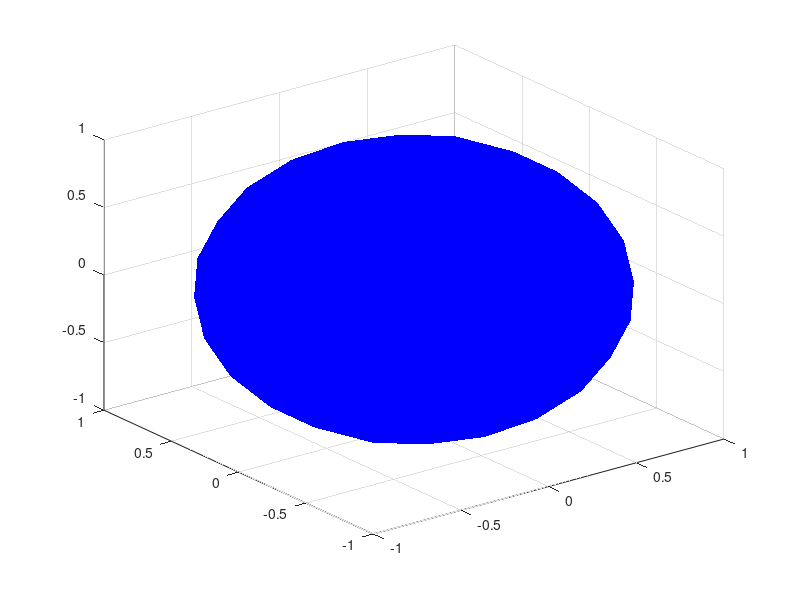

MATLAB code to generate this figure:
function transparent_sphere(midpoint,radius,color,opaqueness)

if ~exist('opaqueness','var') || isempty(opaqueness) % default is an opaque sphere
    opaqueness = 1;
end

if ~exist('color','var') || isempty(color) % default color is blue
    color = [0,0,1];
end

if ~exist('radius','var') || isempty(radius) % default radius is 1
    radius = 1;
end

if ~exist('midpoint','var') || isempty(midpoint)
    midpoint = [0,0,0];
end

[x,y,z,t] = point2trisphere(midpoint,radius,2);
obj = trisurf(t,x,y,z);
set(obj, 'FaceColor', color, 'EdgeColor', 'none','FaceLighting','gouraud','Clipping','off');
set(obj, 'CDataMapping','direct','AlphaDataMapping','none','FaceAlpha',opaqueness);

function [x,y,z,t] = point2trisphere(coor,radius,n)
% Creates a triangulated sphere centered at coordinates coor with radius r
% function is just a wrapper for BuildSphere by Luigi Giaccari
%
% coor      [x0,y0,z0] coordinate vector of the center of the sphere
% radius    radius of the sphere
% n         optional quality number, between 0 and inf, be careful, number
%           of points grows dramatically with increasing n, defaults to 1 
%
% x,y,z     coordinates of triangle vertices
% t         face matrix for calling trisurf, use as
%           trisurf(t,p(:,1),p(:,2),p(:,3))
%
% G. Jeschke, 2009

if ~exist('n','var') || isempty(n)
    n = 2;
end

[p,t] = BuildSphere(n);

p=radius*p;
offset=ones(size(p(:,1)));
x=p(:,1)+coor(1)*offset;
y=p(:,2)+coor(2)*offset;
z=p(:,3)+coor(3)*offset;
function [p,t]=BuildSphere(n)
%BUILDSPHERE: Returns the triangulated model of a sphere using the
%icosaedron subdivision method.
%
%INPUT: 
%n (integer number) indicates the number of subdivisions,
% it can assumes values between 0-inf. The greater n the better will look
%the surface but the more time will be spent in surface costruction and
%more triangles will be put in the output model.
%
%OUTPUT:
%In p (n x 3) and t(m x 3) we can find points and triangles indexes
%of the model. The sphere is supposed to be of unit radius and centered in
%(0,0,0). To obtain spheres centered in different location, or with
%different radius, is just necessary a traslation and a scaling
%trasformation. These operation are not perfomed by this code beacuse it is
%extrimely convinient, in order of time perfomances, to do this operation
%out of the function avoiding to call the costruction step each time.
%
%NOTE: 
%This function is more efficient than the matlab command sphere in
%terms of dimension fo the model/ accuracy of recostruction. This due to
%well traingulated model that requires a minor number of patches for the
%same geometrical recostruction accuracy. Possible improvement are possible
%in time execution and model subdivision flexibilty.
%
%EXAMPLE:
%
% n=5;
%
% [p,t]=BuildSphere(n);
%
% figure(1) axis equal hold on trisurf(t,p(:,1),p(:,2),p(:,3)); axis vis3d
% view(3)
%
%
%CONTACTS:
%
%Author: Giaccari Luigi Created:25/04/2009
%
%For info/bugs/questions/suggestions : giaccariluigi@msn.com
%
%Visit: http://giaccariluigi.altervista.org/blog/

%errors check
if nargin>2 || nargin<1
    error('Wrong number of inputs: possible choice are two or one');
end

if nargout>2 
    error('Maximum two outputs supported');
end

if not(isscalar(n))
    error('input n must be a scalar');
end

if round(n)~=n
    error('input n must be a integer value (float or integer type)');
end

%Coordinates have benn taken from Jon Leech files

% Twelve vertices of icosahedron on unit sphere
tau = 0.8506508084; % t=(1+sqrt(5))/2, tau=t/sqrt(1+t^2)
one = 0.5257311121; % one=1/sqrt(1+t^2) , unit sphere

p( 1,:) = [  tau,  one,    0 ]; % ZA
p( 2,:) = [ -tau,  one,    0 ]; % ZB
p( 3,:) = [ -tau, -one,    0 ]; % ZC
p( 4,:) = [  tau, -one,    0 ]; % ZD
p( 5,:) = [  one,   0 ,  tau ]; % YA
p( 6,:) = [  one,   0 , -tau ]; % YB
p( 7,:) = [ -one,   0 , -tau ]; % YC
p( 8,:) = [ -one,   0 ,  tau ]; % YD
p( 9,:) = [   0 ,  tau,  one ]; % XA
p(10,:) = [   0 , -tau,  one ]; % XB
p(11,:) = [   0 , -tau, -one ]; % XC
p(12,:) = [   0 ,  tau, -one ]; % XD

% Structure for unit icosahedron
t = [  5,  8,  9 ;
    5, 10,  8 ;
    6, 12,  7 ;
    6,  7, 11 ;
    1,  4,  5 ;
    1,  6,  4 ;
    3,  2,  8 ;
    3,  7,  2 ;
    9, 12,  1 ;
    9,  2, 12 ;
    10,  4, 11 ;
    10, 11,  3 ;
    9,  1,  5 ;
    12,  6,  1 ;
    5,  4, 10 ;
    6, 11,  4 ;
    8,  2,  9 ;
    7, 12,  2 ;
    8, 10,  3 ;
    7,  3, 11 ];

nt=20;%we now have 20 triangles
np=12;
%get the final number of points
totp=np;
for i=1:n
    totp=(totp*4)-6;
end
p=[p;zeros(totp-12,3)];%points array

for i=1:n
    
    told=t;
    t=zeros(nt*4,3);%each iteration the number of traingles increase
    peMap=sparse([],[],[],np,np,np);%Point edge sparse matrix
    %(in future try with a vector structure)
    
    ct=1;%counter triangles
    for j=1:nt%loop trough all old triangles
        

        %sort t index (in future use binar logic instead of sort
        %function)

        p1=told(j,1);p2=told(j,2);p3=told(j,3);

        %make temp scalar
        x1=p(p1,1);x2=p(p2,1);x3=p(p3,1);
        y1=p(p1,2);y2=p(p2,2);y3=p(p3,2);
        z1=p(p1,3);z2=p(p2,3);z3=p(p3,3);
        
        
        %first edge
        
        %this line simplify acces to sparse matrix preserving triangles orientation
        if p1<p2;p1m=p1;
            p2m=p2;
        else 
            p2m=p1;
            p1m=p2;
        end
        
        id=peMap(p1m,p2m);
        if id>0%point exist
            p4=id;
        else
            np=np+1;
            p4=np;
            peMap(p1m,p2m)=np;%#ok<SPRIX> %update map
            %get a new point, normalize to one
            x=(x1+x2)/2;
            y=(y1+y2)/2;
            z=(z1+z2)/2;
            l=sqrt(x*x+y*y+z*z);
            x=x/l;y=y/l;z=z/l;
            p(np,1)=x; p(np,2)=y; p(np,3)=z;
        end
        
        
        %second edge
        
        %this line simplify acces to sparse matrix preserving triangles
        %orientation
        if p2<p3
            p2m=p2;
            p3m=p3;
        else
            p2m=p3;
            p3m=p2;
        end
        
        id=peMap(p2m,p3m);
        if id>0%point exist
            p5=id;
        else
            np=np+1;
            p5=np;
            peMap(p2m,p3m)=np;%#ok<SPRIX> %update map
            %get a new point, normalize to one
            x=(x2+x3)/2;
            y=(y2+y3)/2;
            z=(z2+z3)/2;
            l=sqrt(x*x+y*y+z*z);
            x=x/l;y=y/l;z=z/l;
            p(np,1)=x; p(np,2)=y; p(np,3)=z;
        end
        
        
        %third edge
        
        %this line simplify acces to sparse matrix preserving triangles
        %orientation
        if p1<p3
            p1m=p1;
            p3m=p3;
        else
            p3m=p1;
            p1m=p3;
        end
        
        id=peMap(p1m,p3m);
        if id>0%point exist
            p6=id;
        else
            np=np+1;
            p6=np;
            peMap(p1m,p3m)=np;%#ok<SPRIX> %update map
            
            %get a new point, normalize to one
            x=(x1+x3)/2;
            y=(y1+y3)/2;
            z=(z1+z3)/2;
            l=sqrt(x*x+y*y+z*z);
            x=x/l;y=y/l;z=z/l;
            p(np,1)=x; p(np,2)=y; p(np,3)=z;
            
        end
        
        %allocate new triangles
        %               refine indexing
        %                        p1
        %                       /\
        %                      /t1\
        %                   p6/____\p4
        %                    /\    /\
        %                   /t4\t2/t3\
        %                  /____\/____\
        %                 p3	p5     p2
        
        t(ct,1)=p1; t(ct,2)=p4; t(ct,3)=p6;
        ct=ct+1;
        t(ct,1)=p4; t(ct,2)=p5; t(ct,3)=p6;
        ct=ct+1;
        t(ct,1)=p4; t(ct,2)=p2; t(ct,3)=p5;
        ct=ct+1;
        t(ct,1)=p6; t(ct,2)=p5; t(ct,3)=p3;
        ct=ct+1;
        
    end
    
    nt=ct-1;
    
end
